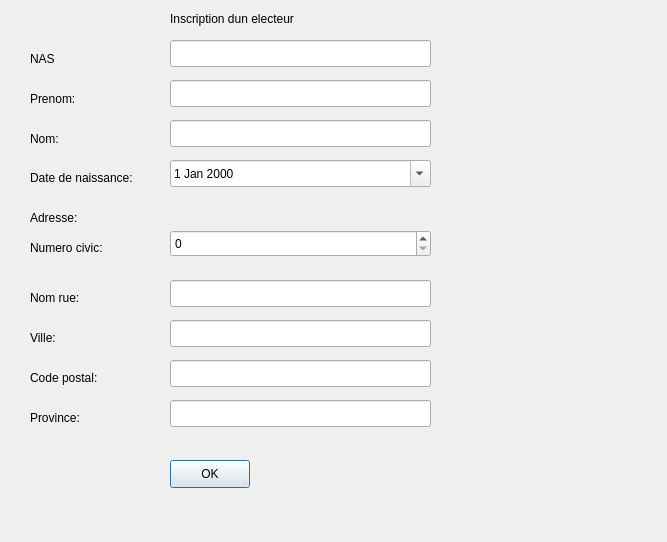
<?xml version="1.0" encoding="UTF-8"?>
<ui version="4.0">
 <class>InscriptionElecteurClass</class>
 <widget class="QDialog" name="InscriptionElecteurClass">
  <property name="geometry">
   <rect>
    <x>0</x>
    <y>0</y>
    <width>667</width>
    <height>542</height>
   </rect>
  </property>
  <property name="windowTitle">
   <string>InscriptionElecteur</string>
  </property>
  <widget class="QLineEdit" name="lineEdit_Electeur_Prenom">
   <property name="geometry">
    <rect>
     <x>170</x>
     <y>80</y>
     <width>261</width>
     <height>27</height>
    </rect>
   </property>
  </widget>
  <widget class="QLineEdit" name="lineEdit_Electeur_Ville">
   <property name="geometry">
    <rect>
     <x>170</x>
     <y>320</y>
     <width>261</width>
     <height>27</height>
    </rect>
   </property>
  </widget>
  <widget class="QLabel" name="label_6">
   <property name="geometry">
    <rect>
     <x>30</x>
     <y>370</y>
     <width>91</width>
     <height>16</height>
    </rect>
   </property>
   <property name="text">
    <string>Code postal:</string>
   </property>
  </widget>
  <widget class="QLabel" name="label_11">
   <property name="geometry">
    <rect>
     <x>30</x>
     <y>170</y>
     <width>111</width>
     <height>16</height>
    </rect>
   </property>
   <property name="text">
    <string>Date de naissance:</string>
   </property>
  </widget>
  <widget class="QLineEdit" name="lineEdit_Electeur_Nom">
   <property name="geometry">
    <rect>
     <x>170</x>
     <y>120</y>
     <width>261</width>
     <height>27</height>
    </rect>
   </property>
  </widget>
  <widget class="QLabel" name="label_2">
   <property name="geometry">
    <rect>
     <x>30</x>
     <y>90</y>
     <width>53</width>
     <height>17</height>
    </rect>
   </property>
   <property name="text">
    <string>Prenom:</string>
   </property>
  </widget>
  <widget class="QLabel" name="label_9">
   <property name="geometry">
    <rect>
     <x>30</x>
     <y>410</y>
     <width>91</width>
     <height>16</height>
    </rect>
   </property>
   <property name="text">
    <string>Province:</string>
   </property>
  </widget>
  <widget class="QLabel" name="label_7">
   <property name="geometry">
    <rect>
     <x>30</x>
     <y>240</y>
     <width>91</width>
     <height>16</height>
    </rect>
   </property>
   <property name="text">
    <string>Numero civic:</string>
   </property>
  </widget>
  <widget class="QLabel" name="label">
   <property name="geometry">
    <rect>
     <x>30</x>
     <y>130</y>
     <width>53</width>
     <height>17</height>
    </rect>
   </property>
   <property name="text">
    <string>Nom:</string>
   </property>
  </widget>
  <widget class="QLabel" name="label_5">
   <property name="geometry">
    <rect>
     <x>30</x>
     <y>210</y>
     <width>91</width>
     <height>16</height>
    </rect>
   </property>
   <property name="text">
    <string>Adresse:</string>
   </property>
  </widget>
  <widget class="QLineEdit" name="lineEdit_Electeur_Nas">
   <property name="geometry">
    <rect>
     <x>170</x>
     <y>40</y>
     <width>261</width>
     <height>27</height>
    </rect>
   </property>
  </widget>
  <widget class="QLineEdit" name="lineEdit_Electeur_Province">
   <property name="geometry">
    <rect>
     <x>170</x>
     <y>400</y>
     <width>261</width>
     <height>27</height>
    </rect>
   </property>
  </widget>
  <widget class="QLabel" name="label_3">
   <property name="geometry">
    <rect>
     <x>30</x>
     <y>50</y>
     <width>53</width>
     <height>17</height>
    </rect>
   </property>
   <property name="text">
    <string>NAS</string>
   </property>
  </widget>
  <widget class="QLabel" name="label_8">
   <property name="geometry">
    <rect>
     <x>30</x>
     <y>330</y>
     <width>91</width>
     <height>16</height>
    </rect>
   </property>
   <property name="text">
    <string>Ville:</string>
   </property>
  </widget>
  <widget class="QDateEdit" name="dateEdit_Electeur">
   <property name="geometry">
    <rect>
     <x>170</x>
     <y>160</y>
     <width>261</width>
     <height>27</height>
    </rect>
   </property>
   <property name="calendarPopup">
    <bool>true</bool>
   </property>
  </widget>
  <widget class="QLineEdit" name="lineEdit_Electeur_CodePostal">
   <property name="geometry">
    <rect>
     <x>170</x>
     <y>360</y>
     <width>261</width>
     <height>27</height>
    </rect>
   </property>
  </widget>
  <widget class="QPushButton" name="pushButton_Electeur_Ok">
   <property name="geometry">
    <rect>
     <x>170</x>
     <y>460</y>
     <width>80</width>
     <height>28</height>
    </rect>
   </property>
   <property name="text">
    <string>OK</string>
   </property>
  </widget>
  <widget class="QSpinBox" name="spinBox_Electeur_NumeroCivic">
   <property name="geometry">
    <rect>
     <x>170</x>
     <y>230</y>
     <width>261</width>
     <height>27</height>
    </rect>
   </property>
  </widget>
  <widget class="QLineEdit" name="lineEdit_Electeur_NomRue">
   <property name="geometry">
    <rect>
     <x>170</x>
     <y>280</y>
     <width>261</width>
     <height>27</height>
    </rect>
   </property>
  </widget>
  <widget class="QLabel" name="label_10">
   <property name="geometry">
    <rect>
     <x>30</x>
     <y>290</y>
     <width>91</width>
     <height>16</height>
    </rect>
   </property>
   <property name="text">
    <string>Nom rue:</string>
   </property>
  </widget>
  <widget class="QLabel" name="label_4">
   <property name="geometry">
    <rect>
     <x>170</x>
     <y>10</y>
     <width>261</width>
     <height>17</height>
    </rect>
   </property>
   <property name="text">
    <string>Inscription dun electeur</string>
   </property>
  </widget>
 </widget>
 <layoutdefault spacing="6" margin="11"/>
 <resources/>
 <connections>
  <connection>
   <sender>pushButton_Electeur_Ok</sender>
   <signal>clicked()</signal>
   <receiver>InscriptionElecteurClass</receiver>
   <slot>validerInscriptionElecteur()</slot>
   <hints>
    <hint type="sourcelabel">
     <x>209</x>
     <y>473</y>
    </hint>
    <hint type="destinationlabel">
     <x>333</x>
     <y>249</y>
    </hint>
   </hints>
  </connection>
 </connections>
 <slots>
  <slot>validerInscriptionElecteur()</slot>
 </slots>
</ui>
